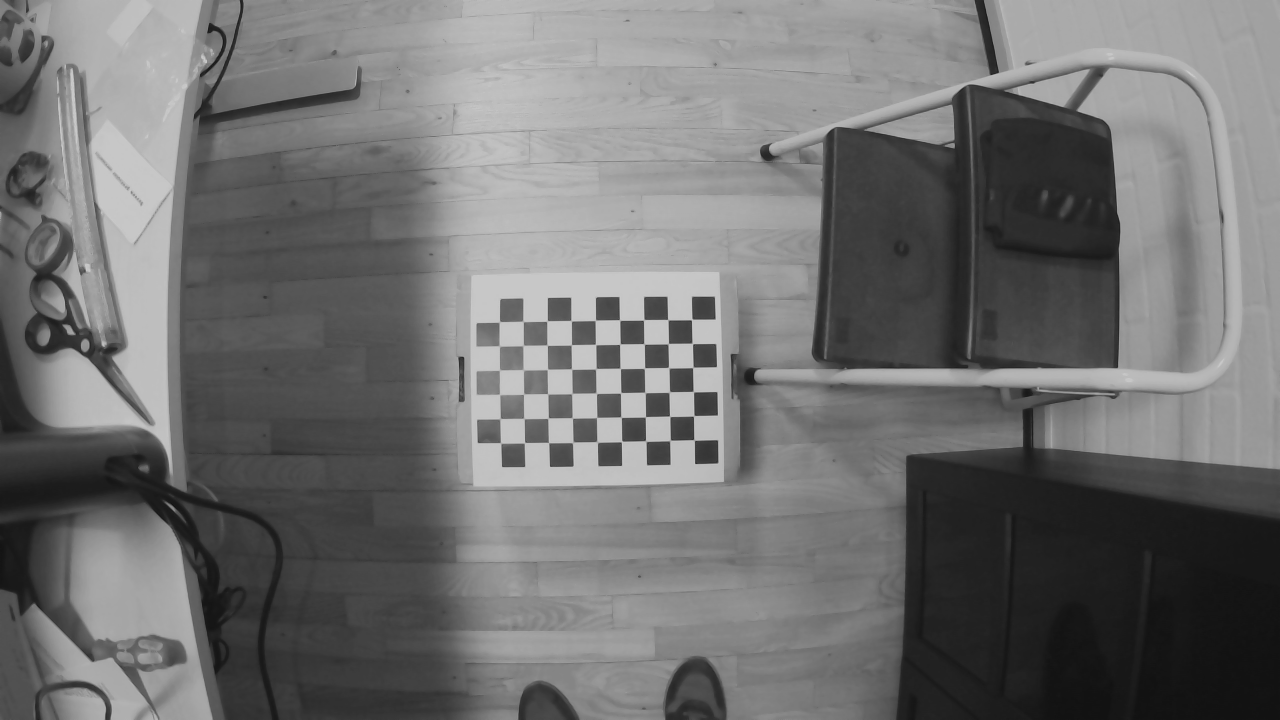
#> input picture calibration/data/right-0001.png, 1280 x 720 px, given as the content of the folder stereo, which was not available
$ python down.py
#> lines starting #> are read from the running program, lines starting #| are printed output that depends on the picture
# import necessary libraries
import glob
import warnings
import cv2
import numpy as np
from PIL import Image
warnings.filterwarnings('ignore')

def main():
    # images from video without occlusions!
    rims = glob.glob("stereo/*Right*")
    rims.sort()
    lims = glob.glob("stereo/*Left*")
    lims.sort()
    count = len(rims)
    for i in range(count):
        imfile = rims[i]
        imgorg = Image.open(imfile)
#> imgorg is the input picture: PIL image 1280x720 L; min 18, max 201, mean 112.4
        width, height = imgorg.size
#> width = 1280; height = 720
        imgorg = imgorg.resize((int(width/10), int(height/10)))
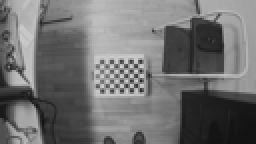
#> imgorg: PIL image 128x72 L (shown 2 times larger); min 18, max 212, mean 112.4
        # Setting the points for cropped image
        image = cv2.cvtColor(np.array(imgorg), cv2.COLOR_RGB2BGR)
        cv2.imwrite(f"data/right-{i}.png", image)

if __name__ == '__main__':
    main()
    cv2.destroyAllWindows()

$ run again, on calibration/data/right-0007.png
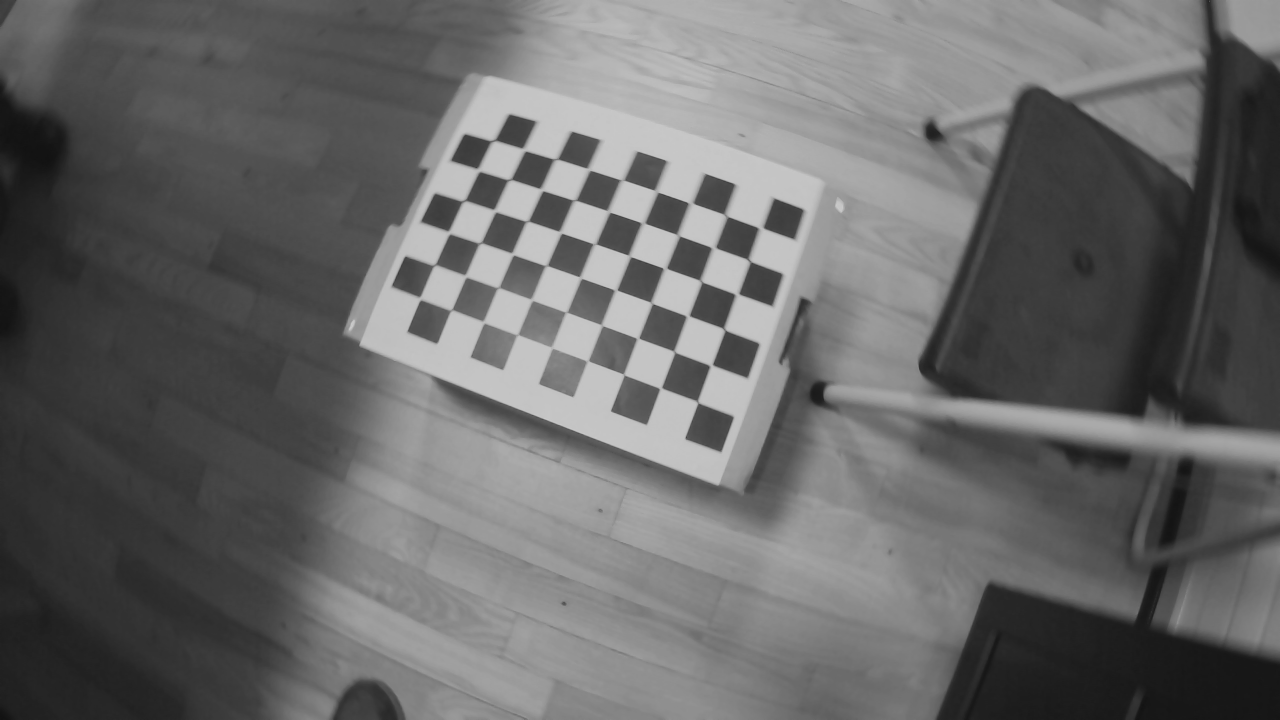
#> input picture calibration/data/right-0007.png, 1280 x 720 px, given as the content of the folder stereo, which was not available
#> in main, imgorg is the input picture: PIL image 1280x720 L; min 18, max 201, mean 103.9
#> in main, `imgorg = imgorg.resize((int(width/10), int(height/10)))`:
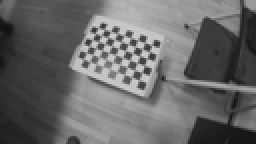
#> imgorg: PIL image 128x72 L (shown 2 times larger); min 18, max 205, mean 103.9

$ run again, on calibration/data/right-0009.png
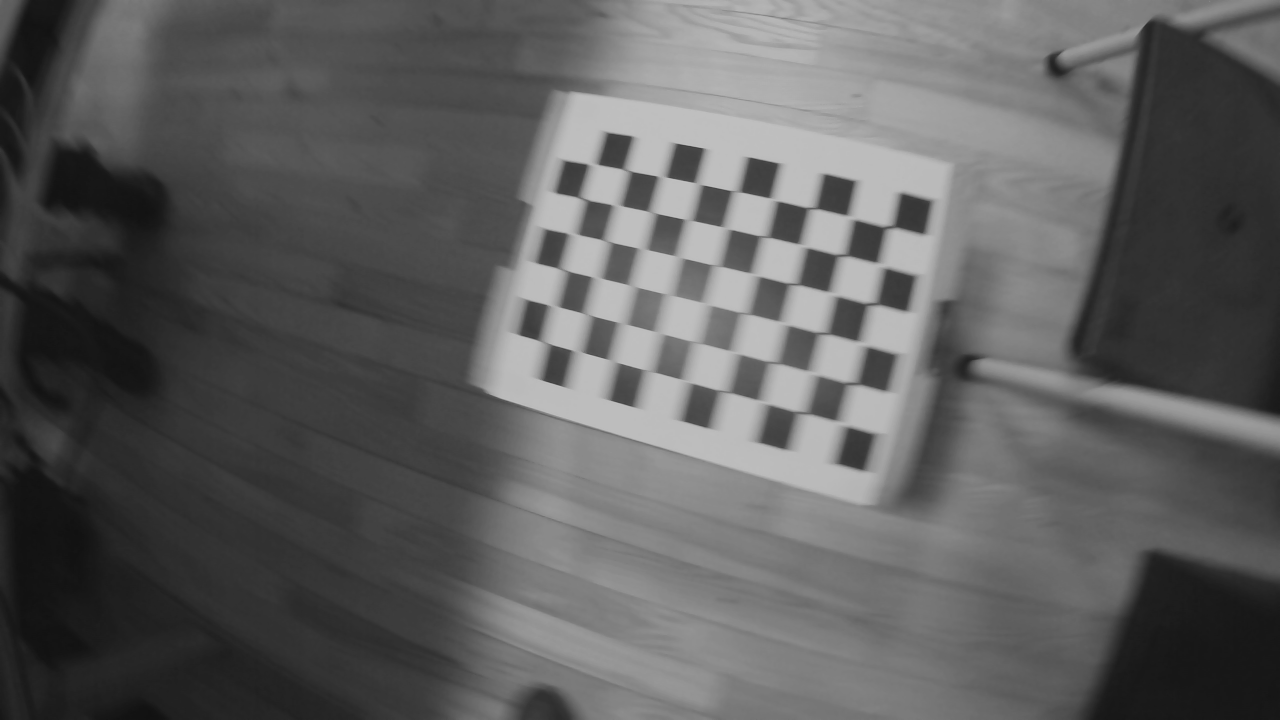
#> input picture calibration/data/right-0009.png, 1280 x 720 px, given as the content of the folder stereo, which was not available
#> in main, imgorg is the input picture: PIL image 1280x720 L; min 17, max 195, mean 94.3
#> in main, `imgorg = imgorg.resize((int(width/10), int(height/10)))`:
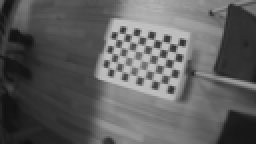
#> imgorg: PIL image 128x72 L (shown 2 times larger); min 18, max 197, mean 94.3

$ run again, on calibration/data/right-0010.png
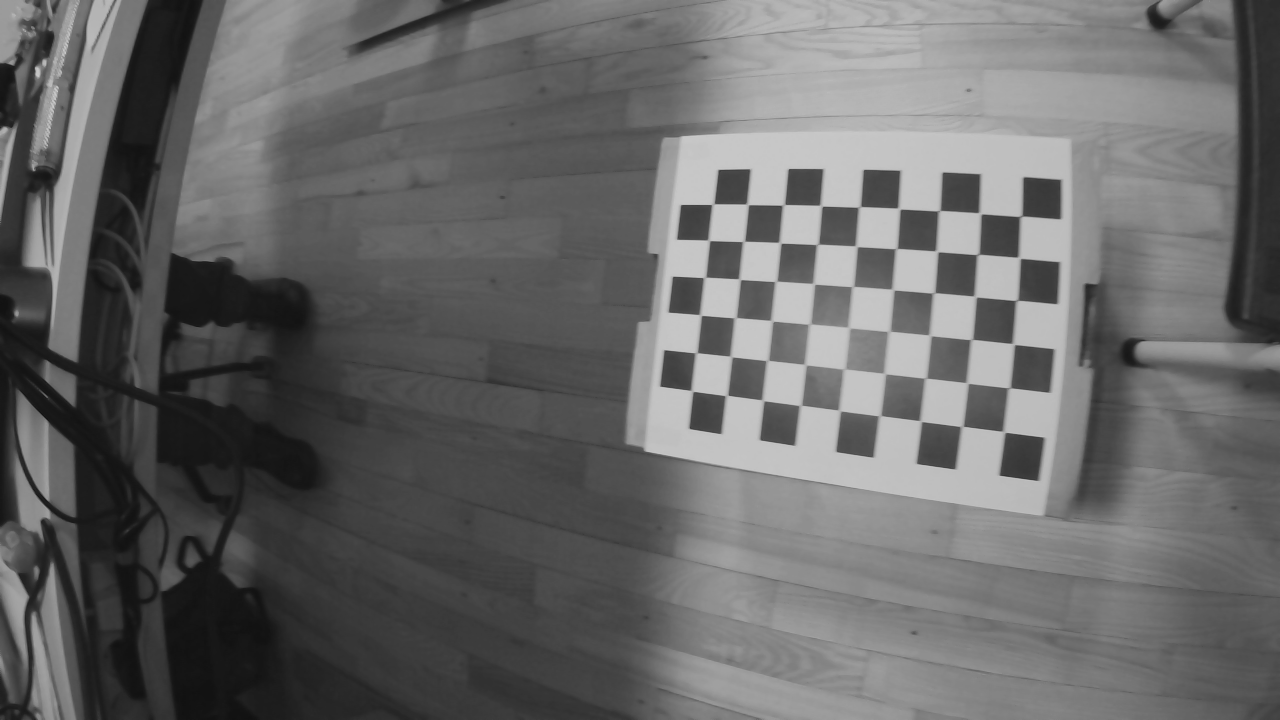
#> input picture calibration/data/right-0010.png, 1280 x 720 px, given as the content of the folder stereo, which was not available
#> in main, imgorg is the input picture: PIL image 1280x720 L; min 17, max 201, mean 104.1
#> in main, `imgorg = imgorg.resize((int(width/10), int(height/10)))`:
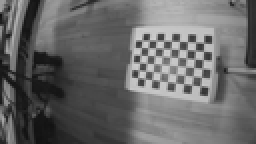
#> imgorg: PIL image 128x72 L (shown 2 times larger); min 16, max 209, mean 104.1
